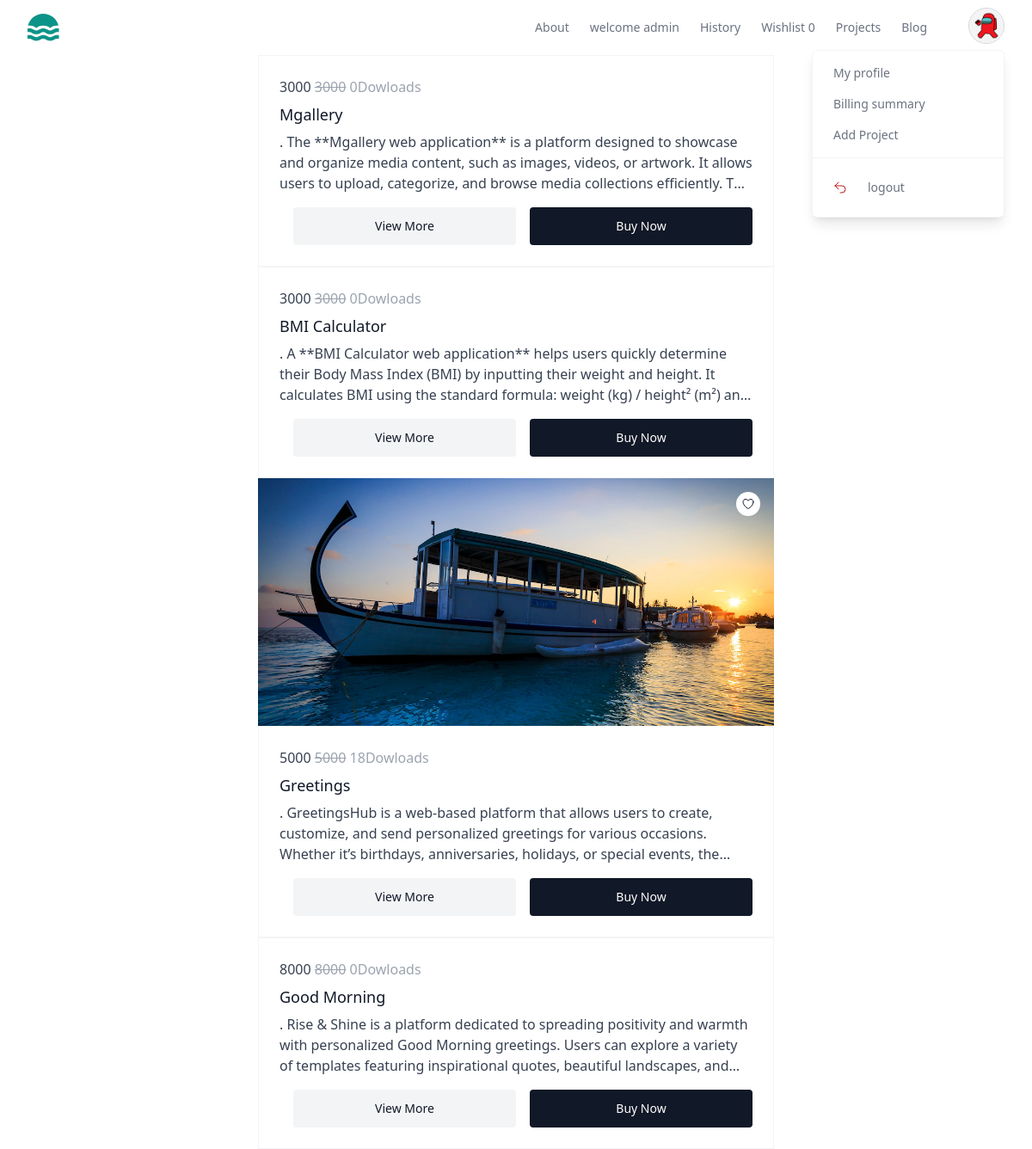
The app's page /index/ (signed in) with its own data.
### store/models.py (models this page shows, shortened)
class BaseModel(models.Model):
    created_date=models.DateTimeField(auto_now_add=True)
    updated_date=models.DateTimeField(auto_now=True)
    is_active=models.BooleanField(default=True)

class UserProfile(BaseModel):
    bio=models.CharField(max_length=200,null=True)
    profile_picture=models.ImageField(upload_to="profilepictures",null=True,blank=True,default="profilepictures/default.png")
    phone=models.CharField(max_length=200)
    owner=models.OneToOneField(User,on_delete=models.CASCADE,related_name="profile")

class Project(BaseModel):
    title=models.CharField(max_length=200)
    description=models.TextField()
    preview_image=models.ImageField(upload_to="previewimages",null=True,blank=True)
    price=models.PositiveIntegerField()
    developer=models.ForeignKey(User,on_delete=models.CASCADE)
    files=models.FileField(upload_to="projects",null=True,blank=True)
    tag_objects=models.ManyToManyField(Tag,null=True)
    thumbnail=EmbedVideoField()
    @property
    def downloads(self):
        return WishListItem.objects.filter(project_object=self,is_order_placed=True).count()

### store/views.py (the view)
# urls.py: path('index/',views.IndexView.as_view(),name='index'),
class IndexView(TemplateView):
    template_name='index.html'
    def get(self,request,*args,**kwargs):
        qs=Project.objects.all().exclude(developer=request.user)
        return render(request,self.template_name,{"data":qs})

### store/context_processor.py (called while the page is built)
def wishlist_item_count(request):
    count=0
    if request.user.is_authenticated:
        count=request.user.basket.basket_item.filter(is_order_placed=False).count()
    return {"cartitem_count":count}

### store/templates/index.html (shortened to what this page needs)
{%extends 'base.html'%}
{%block main_block%}
{%for p in data%}
<div class="w-1/2 mx-auto">
    <a href="#" class="group relative block overflow-hidden">
        <button onclick=location.href="{%url 'addto-wishlist' p.id %}"
          class="absolute end-4 top-4 z-10 rounded-full bg-white p-1.5 text-gray-900 transition hover:text-gray-900/75"
        >
        </button>
    {%if p.preview_image%}
    <img
    src="{{p.preview_image.url}}"
    alt=""
    class="h-64 w-full object-cover transition duration-500 group-hover:scale-105 sm:h-72"
    />
    {%endif%}
        <div class="relative border border-gray-100 bg-white p-6">
          <p class="text-gray-700">
            {{p.price}}
            <span class="text-gray-400 line-through">{{p.price}}</span>
            <span class="text-gray-400">{{p.downloads}}Dowloads</span>
          </p>
          <h3 class="mt-1.5 text-lg font-medium text-gray-900">{{p.title}}</h3>
          <p class="mt-1.5 line-clamp-3 text-gray-700">
    .         {{p.description}}
          </p>
          <form class="mt-4 flex gap-4">
            <button
              class="block w-full rounded bg-gray-100 px-4 py-3 text-sm font-medium text-gray-900 transition hover:scale-105"
            >
            <a href="{%url 'project-view-more' p.id %}">View More</a>
            </button>
            <button
              type="button"
              class="block w-full rounded bg-gray-900 px-4 py-3 text-sm font-medium text-white transition hover:scale-105"
            >
              Buy Now
            </button>
          </form>
        </div>
      </a>
</div>
{%endfor%}
{%endblock%}

### store/templates/base.html (shortened to what this page needs)
<!DOCTYPE html>
<html lang="en">
<head>
    <script src="https://cdn.tailwindcss.com"></script>
</head>
<body>
    <header class="bg-white">
        <div class="mx-auto max-w-screen-xl px-4 sm:px-6 lg:px-8">
          <div class="flex h-16 items-center justify-between">
            <div class="flex-1 md:flex md:items-center md:gap-12">
              <a class="block text-teal-600" href="#">
              </a>
            </div>
            <div class="md:flex md:items-center md:gap-12">
              <nav aria-label="Global" class="hidden md:block">
                <ul class="flex items-center gap-6 text-sm">
                  <li>
                    <a class="text-gray-500 transition hover:text-gray-500/75" href="#"> About </a>
                  </li>
                  <li>
                    <a class="text-gray-500 transition hover:text-gray-500/75" href="#"> welcome {{request.user}} </a>
                  </li>
                  <li>
                    <a class="text-gray-500 transition hover:text-gray-500/75" href="#"> History </a>
                  </li>
                  <li>
                    <a class="text-gray-500 transition hover:text-gray-500/75" href="{%url 'my-wishlist' %}"> Wishlist {{cartitem_count}}</a>
                  </li>
                  <li>
                    <a class="text-gray-500 transition hover:text-gray-500/75" href="{%url 'my-work'%}"> Projects </a>
                  </li>
                  <li>
                    <a class="text-gray-500 transition hover:text-gray-500/75" href="#"> Blog </a>
                  </li>
                </ul>
              </nav>
              <div class="hidden md:relative md:block">
                <button
                  type="button"
                  class="overflow-hidden rounded-full border border-gray-300 shadow-inner"
                >
                  <img
                    src="{{request.user.profile.profile_picture.url}}"
                    alt=""
                    class="size-10 object-cover"
                  />
                </button>
                <div
                  class="absolute end-0 z-10 mt-0.5 w-56 divide-y divide-gray-100 rounded-md border border-gray-100 bg-white shadow-lg"
                  role="menu"
                >
                  <div class="p-2">
                    <a
                      href="{%url 'profile-edit'%}"
                      class="block rounded-lg px-4 py-2 text-sm text-gray-500 hover:bg-gray-50 hover:text-gray-700"
                      role="menuitem"
                    >
                      My profile
                    </a>
                    <a
                      href="#"
                      class="block rounded-lg px-4 py-2 text-sm text-gray-500 hover:bg-gray-50 hover:text-gray-700"
                      role="menuitem"
                    >
                      Billing summary
                    </a>
                    <a
                      href="{%url 'project-add'%}"
                      class="block rounded-lg px-4 py-2 text-sm text-gray-500 hover:bg-gray-50 hover:text-gray-700"
                      role="menuitem"
                    >
                      Add Project
                    </a>
                  </div>
                  <div class="p-2">
                    <form method="POST" action="#">
                      <button
                        type="submit"
                        class="flex w-full items-center gap-2 rounded-lg px-4 py-2 text-sm text-red-700 hover:bg-red-50"
                        role="menuitem"
                      >
                        <svg
                          xmlns="http://www.w3.org/2000/svg"
                          fill="none"
                          viewBox="0 0 24 24"
                          stroke-width="1.5"
                          stroke="currentColor"
                          class="size-4"
                        >
                          <path
                            stroke-linecap="round"
                            stroke-linejoin="round"
                            d="M9 15 3 9m0 0 6-6M3 9h12a6 6 0 0 1 0 12h-3"
                          />
                        </svg>
                        <a
                      href="{%url 'signout'%}"
                      class="block rounded-lg px-4 py-2 text-sm text-gray-500 hover:bg-gray-50 hover:text-gray-700"
                      role="menuitem"
                    >
                      logout
                    </a>
                      </button>
                    </form>
                  </div>
                </div>
              </div>
            </div>
          </div>
        </div>
      </header>
    {%block main_block%}
    {%endblock%}
</body>
</html>

### records on screen
Project: price "3000", downloads "0", title "Mgallery", description "The **Mgallery web application** is a platform designed to showcase and organize media content, such as images, videos, or artwork. It allows users to upload, categorize, and browse media collections efficiently.…"
Project: price "3000", downloads "0", title "BMI Calculator", description "A **BMI Calculator web application** helps users quickly determine their Body Mass Index (BMI) by inputting their weight and height. It calculates BMI using the standard formula: weight (kg) / height² (m²)…"
Project: preview_image (picture), price "5000", downloads "18", title "Greetings", description "GreetingsHub is a web-based platform that allows users to create, customize, and send personalized greetings for various occasions. Whether it’s birthdays, anniversaries, holidays, or special events,…"
Project: price "8000", downloads "0", title "Good Morning", description "Rise & Shine is a platform dedicated to spreading positivity and warmth with personalized Good Morning greetings. Users can explore a variety of templates featuring inspirational quotes, beautiful landscapes,…"

### other values on screen
{{ request.user }} "admin"
{{ cartitem_count }} "0"
